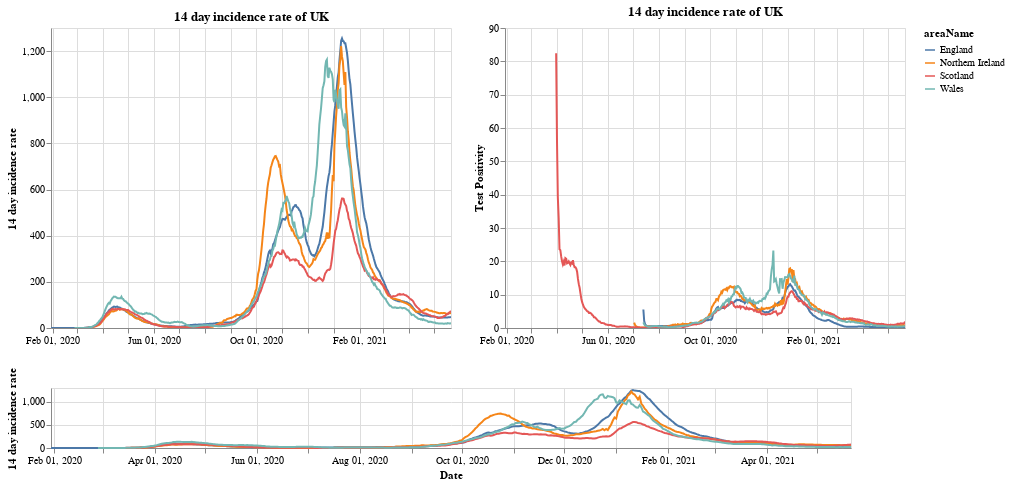

The cell this chart's notebook holds for it:
### Markdown cell above
# Plots

First a plot with each country in the UK. The top right shows the positivity rate for (which is the percentage of registered tests which were positive) while the top left is the 14 day incidence rate. The bottom chart can be used to select the timeframe (does not work on a mobile device).

### Code cell
#collapse
brush = alt.selection(type='interval', name='DateBrush',encodings=['x'],fields=['Time'])
leg_selection = alt.selection_multi(fields=['areaName'], bind='legend')

base = alt.Chart(uk_cases).mark_line().encode(
    x=alt.X("yearmonthdate(date):T", axis=alt.Axis(title='Date')),
    y=alt.Y("twoWeeklyCasesRate:Q", axis=alt.Axis(title='14 day incidence rate')),
    tooltip=['areaName', 'date','twoWeeklyCasesRate', 'testPositivity'],
    color='areaName',
    opacity=alt.condition(leg_selection, alt.value(2), alt.value(0.1))
).add_selection(leg_selection).properties(width=400)

upper = base.encode(alt.X('yearmonthdate(date):T', axis=alt.Axis(title=''),
                         scale=alt.Scale(domain=brush))
                   ).properties(title=f'14 day incidence rate of UK')
upper_right = upper.encode(alt.Y('testPositivity:Q', axis=alt.Axis(title='Test Positivity')))
lower = base.properties(height=60, width = 800).add_selection(brush)

(upper | upper_right) & lower

### Figure 1 — Vega-Lite specification as saved in the notebook (floating-point values rounded to 4 significant figures; data arrays with more than 128 entries replaced by an {"elided": "..."} marker saying what was removed)
{"config": {"view": {"continuousWidth": 400, "continuousHeight": 300}}, "vconcat": [{"hconcat": [{"mark": "line", "encoding": {"color": {"type": "nominal", "field": "areaName"}, "opacity": {"condition": {"value": 2, "selection": "selector001"}, "value": 0.1}, "tooltip": [{"type": "nominal", "field": "areaName"}, {"type": "temporal", "field": "date"}, {"type": "quantitative", "field": "twoWeeklyCasesRate"}, {"type": "quantitative", "field": "testPositivity"}], "x": {"type": "temporal", "axis": {"title": ""}, "field": "date", "scale": {"domain": {"selection": "DateBrush"}}, "timeUnit": "yearmonthdate"}, "y": {"type": "quantitative", "axis": {"title": "14 day incidence rate"}, "field": "twoWeeklyCasesRate"}}, "selection": {"selector001": {"type": "multi", "fields": ["areaName"], "bind": "legend"}}, "title": "14 day incidence rate of UK", "width": 400}, {"mark": "line", "encoding": {"color": {"type": "nominal", "field": "areaName"}, "opacity": {"condition": {"value": 2, "selection": "selector001"}, "value": 0.1}, "tooltip": [{"type": "nominal", "field": "areaName"}, {"type": "temporal", "field": "date"}, {"type": "quantitative", "field": "twoWeeklyCasesRate"}, {"type": "quantitative", "field": "testPositivity"}], "x": {"type": "temporal", "axis": {"title": ""}, "field": "date", "scale": {"domain": {"selection": "DateBrush"}}, "timeUnit": "yearmonthdate"}, "y": {"type": "quantitative", "axis": {"title": "Test Positivity"}, "field": "testPositivity"}}, "selection": {"selector001": {"type": "multi", "fields": ["areaName"], "bind": "legend"}}, "title": "14 day incidence rate of UK", "width": 400}]}, {"mark": "line", "encoding": {"color": {"type": "nominal", "field": "areaName"}, "opacity": {"condition": {"value": 2, "selection": "selector001"}, "value": 0.1}, "tooltip": [{"type": "nominal", "field": "areaName"}, {"type": "temporal", "field": "date"}, {"type": "quantitative", "field": "twoWeeklyCasesRate"}, {"type": "quantitative", "field": "testPositivity"}], "x": {"type": "temporal", "axis": {"title": "Date"}, "field": "date", "timeUnit": "yearmonthdate"}, "y": {"type": "quantitative", "axis": {"title": "14 day incidence rate"}, "field": "twoWeeklyCasesRate"}}, "height": 60, "selection": {"selector001": {"type": "multi", "fields": ["areaName"], "bind": "legend"}, "DateBrush": {"type": "interval", "encodings": ["x"], "fields": ["Time"]}}, "width": 800}], "data": {"name": "data-52b912e8a96b70a25367885e743843f4"}, "$schema": "https://vega.github.io/schema/vega-lite/v4.8.1.json", "datasets": {"data-52b912e8a96b70a25367885e743843f4": {"elided": "1820 records"}}}
